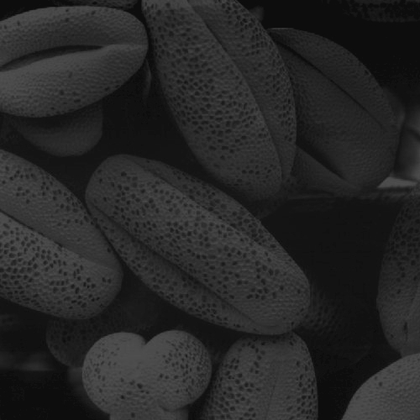
%> input picture Laboratorio 5/fig_lista3_1.png, 420 x 420 px, shrunk from 500 x 500 before the run
$ octave Quest1.m   (GNU Octave 9; MATLAB toolbox functions it lacks are replaced by stand-ins)
%> lines starting %> are read from the running program, lines starting %| are printed output that depends on the picture
clc;clear;
img = imread('fig_lista3_1.png');
%> img is the input picture: size 420x420 uint8; min 9, max 81, mean 38.7
histograma = zeros(256);
oi = 0;
tamimg = size(img);
%> tamimg = [420 420]

for (linha = 1:1:tamimg(1))
  for (coluna = 1:1:tamimg(2))
   oi =  img(linha,coluna);
   histograma(oi) = histograma (oi) + 1;
 end
end
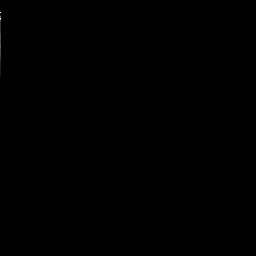
%> histograma: size 256x256 double; min 0, max 10799, mean 2.7; drawn with min black and max white
bar(histograma,0.1);
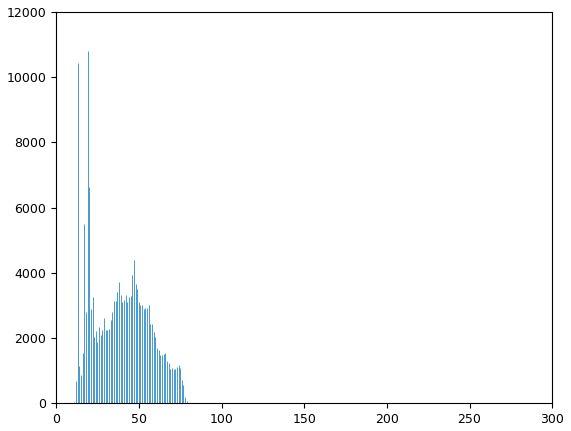
%> figure redrawn from the program's plot data; tallest bar 10799 high, from x = 18.97 to 18.97
print('Q1hist_fig_lista_3_1','-dpng');
